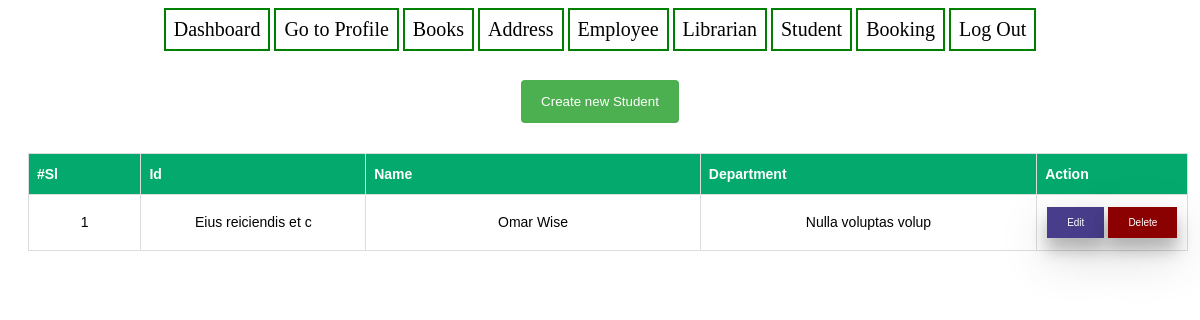
Screenshot of /view/student/list.php (signed in) with the database file from the repository.
### tables this page shows
CREATE TABLE `students` (
  `id` int(11) NOT NULL,
  `name` varchar(255) DEFAULT NULL,
  `department` varchar(255) DEFAULT NULL,
  `student_id` varchar(255) DEFAULT NULL
);

### model/studentModel.php (called while the page is built, shortened)
<?php
function getAllStudents(){
    $con = getConnection();
    $sql = "select * from students";
    $result = mysqli_query($con, $sql);
    return $result;
}
?>

### view/student/list.php (the view, shortened to what this page needs)
<!doctype html>
<html lang="en">
<head>
    <link rel="stylesheet" href="../../asset/main.css">
</head>
<body>
<?php
include "../../view/student/menu.php";
require_once('../../model/studentModel.php');
$student = getAllStudents();
?>
<h4 align="center">
    <form style="display: inline-block" action="../../route/path.php" method="get">
        <button class="btn-info">Create new Student</button>
    </form>
</h4>
<div class="container">
    <table class="table">
        <thead>
        <tr>
            <th width="10%">#Sl</th>
            <th width="20%">Id</th>
            <th width="30%">Name</th>
            <th width="30%">Department</th>
            <th width="10%">Action</th>
        </tr>
        </thead>
        <tbody>
        <?php
        $x = 0;
        while ($row = $student->fetch_array(MYSQLI_ASSOC)) {
            $x++;
            echo
                '<tr>' .
                '<td>' . $x . '</td>' .
                '<td>' . $row['student_id'] . '</td>' .
                '<td>' . $row['name'] . '</td>' .
                '<td>' . $row['department'] . '</td>' .
                '<td>
                        <div style="display: flex">
                            <form action="../../route/path.php?student_id='.$row['id'].'">
                                <input type="hidden" name="student_edit_view" value="' .$row['id'] . '"/>
                                <button class="table-btn-edit shadow">Edit</button>
                            </form>
                            <form action="../../route/path.php?student_id='.$row['id'].'">
                                <input type="hidden" name="student_delete" value="' . $row['id'] . '"/>
                                <button class="table-btn-delete shadow">Delete</button>
                            </form>
                        </div>
                    </td>' .
                '</tr>';
        }
        ?>
        </tbody>
    </table>
</div>
</body>
</html>

### asset/main.css (style rules this page uses)
.container { font-size: 24px; font-weight: 300; text-align: center; font-family: "Times New Roman", Times, serif; }
.btn-info { width: 100%; background-color: #4CAF50; color: white; padding: 14px 20px; margin: 8px 0; border: none; border-radius: 4px; cursor: pointer; }
.table { font-family: Arial, Helvetica, sans-serif; border-collapse: collapse; width: 98%; margin: 20px 20px; font-size: 14px; }
.table td, .table th { border: 1px solid #ddd; padding: 8px; }
.table th { padding-top: 12px; padding-bottom: 12px; text-align: left; background-color: #04AA6D; color: white; }
.table-btn-edit { background-color: darkslateblue; border: none; color: white; padding: 10px 20px; text-align: center; text-decoration: none; display: inline-block; font-size: 10px; margin: 4px 2px; cursor: pointer; -webkit-transition-duration: 0.4s; transition-duration: 0.4s; }
.table-btn-delete { background-color: darkred; border: none; color: white; padding: 10px 20px; text-align: center; text-decoration: none; display: inline-block; font-size: 10px; margin: 4px 2px; cursor: pointer; -webkit-transition-duration: 0.4s; transition-duration: 0.4s; }
.shadow { box-shadow: 0 12px 16px 0 rgba(0,0,0,0.24),0 17px 50px 0 rgba(0,0,0,0.19); }

### rows the page displays
students: student "Eius reiciendis et c", name "Omar Wise", department "Nulla voluptas volup"
